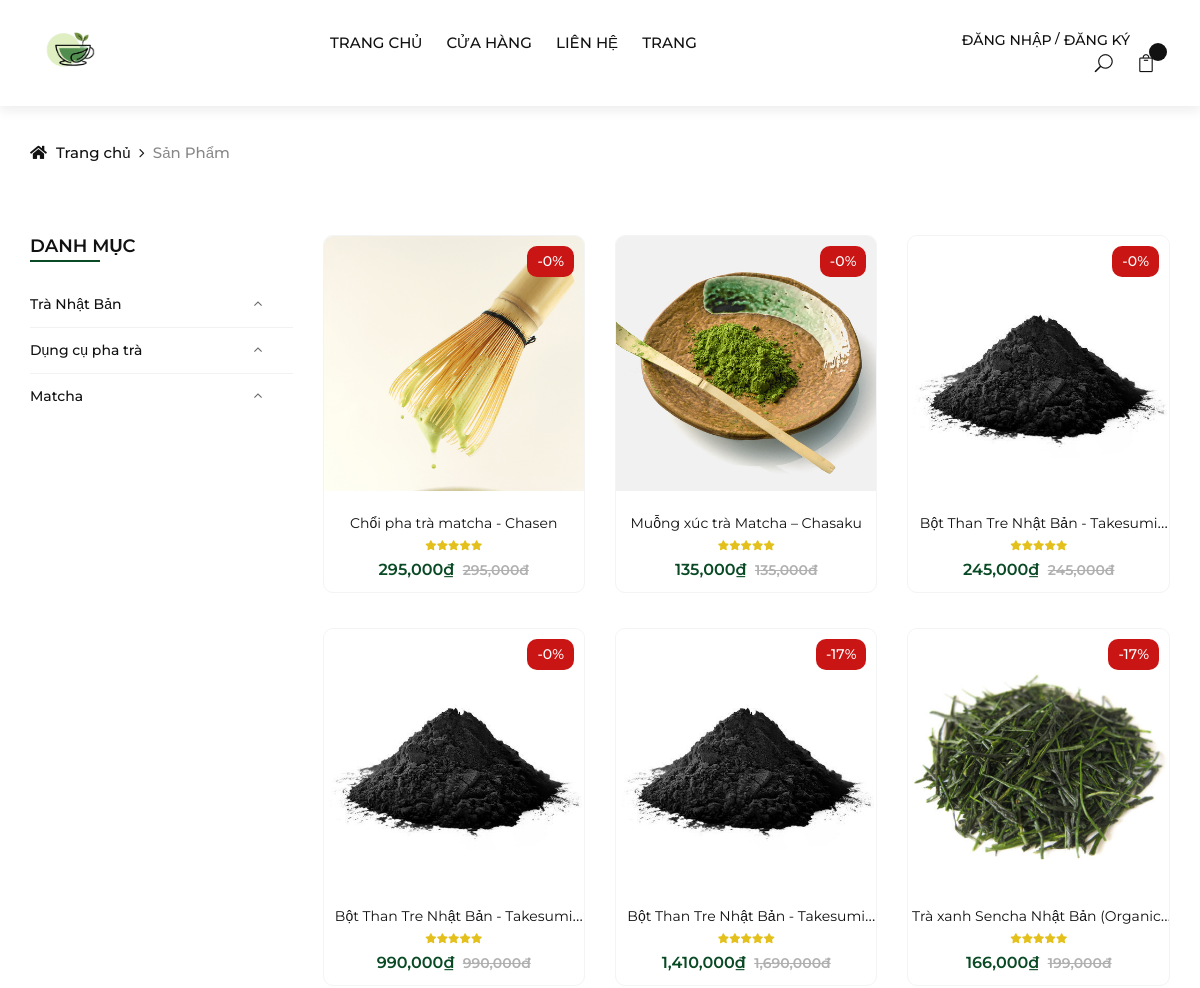
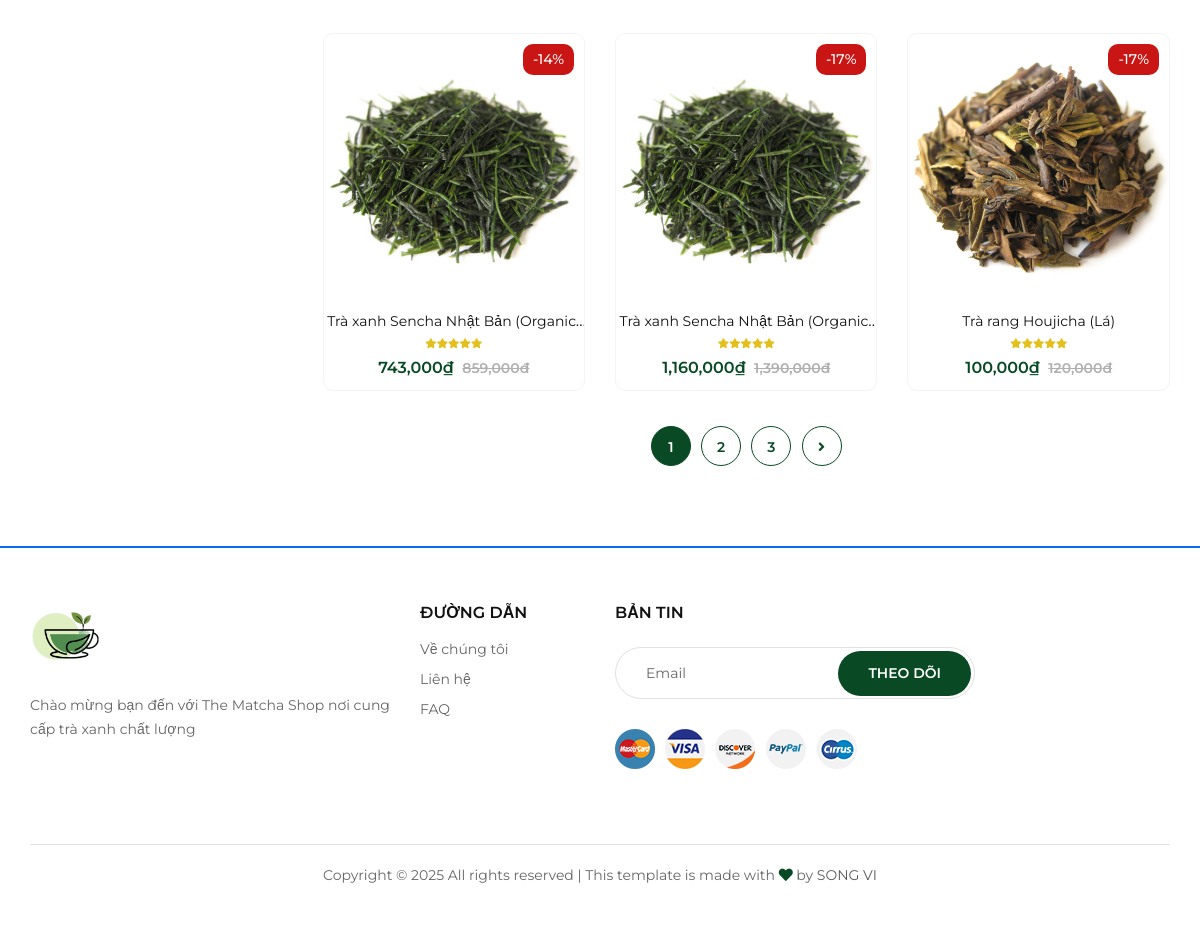
Page /index.php?url=cua-hang on the committed database (2 pictures, top to bottom).
### tables this page shows
CREATE TABLE `categories` (
  `category_id` int(11) NOT NULL,
  `name` varchar(255) NOT NULL,
  `image` varchar(255) NOT NULL,
  `status` tinyint(1) NOT NULL DEFAULT 1
);

CREATE TABLE `products` (
  `product_id` int(11) NOT NULL,
  `category_id` int(11) NOT NULL,
  `name` varchar(255) NOT NULL,
  `image` varchar(255) NOT NULL,
  `quantity` int(11) NOT NULL,
  `sell_quantity` int(11) NOT NULL DEFAULT 0,
  `price` int(11) NOT NULL,
  `sale_price` int(11) NOT NULL,
  `create_date` datetime NOT NULL DEFAULT current_timestamp(),
  `views` int(11) NOT NULL DEFAULT 0,
  `details` text NOT NULL,
  `short_description` text NOT NULL,
  `status` tinyint(1) NOT NULL DEFAULT 1
);

### models/pdo_library.php (called while the page is built, shortened)
<?php
function pdo_query($sql){
    $sql_args = array_slice(func_get_args(), 1);
    try{
        $conn = pdo_get_connection();
        $stmt = $conn->prepare($sql);
        $stmt->execute($sql_args);
        $rows = $stmt->fetchAll();
        return $rows;
    }
    catch(PDOException $e){
        throw $e;
    }
    finally{
        unset($conn);
    }
}
?>

### models/CategoryModel.php (called while the page is built, shortened)
<?php
    class CategoryModel {
        public function select_all_categories() {
            $sql = "SELECT * FROM categories ORDER BY category_id";
            return pdo_query($sql);
        }
    }
?>

### models/ProductModel.php (called while the page is built, shortened)
<?php
    class ProductModel {
        function select_list_products($page, $perPage) {
            $start = ($page - 1) * $perPage;
            $sql = "SELECT * FROM products WHERE 1";
            $sql .= " AND status = 1 ORDER BY product_id DESC";
            $sql .= " LIMIT " . $start . ", " . $perPage;
            return pdo_query($sql);
        }
        public function count_products() {
            $sql = "SELECT product_id FROM products";
            return pdo_query($sql);
        }
        public function discount_percentage($price, $sale_price) {
            $discount_percentage = ($price - $sale_price) / $price * 100;
            $round__percentage = round($discount_percentage, 0)."%";
            return $round__percentage;
        }
    }
    $ProductModel = new ProductModel();
?>

### views/shop.php (the view, shortened to what this page needs)
<?php
    if (isset($_GET['page'])) {
        $page = $_GET['page'];
    } else {
        $page = 1;
    }
    $list_products = $ProductModel->select_list_products($page, 9);
    $list_catgories = $CategoryModel->select_all_categories();
?>
<div class="breadcrumb-option">
        <div class="container">
            <div class="row">
                <div class="col-lg-12">
                    <div class="breadcrumb__links">
                        <a href="index.php"><i class="fa fa-home"></i> Trang chủ</a>
                        <span>Sản Phẩm</span>
                    </div>
                </div>
            </div>
        </div>
    </div>
    <section class="shop spad">
        <div class="container">
            <div class="row">
                <div class="col-lg-3 col-md-3">
                    <div class="shop__sidebar">
                        <div class="sidebar__categories">
                            <div class="section-title">
                                <h4>DANH MỤC</h4>
                            </div>
                            <div class="categories__accordion">
                                <div class="accordion" id="accordionExample">
                                    <?php foreach ($list_catgories as $value) {
                                        extract($value);
                                    ?>
                                    <div class="card">
                                        <div class="card-heading active">
                                            <a href="index.php?url=danh-muc-san-pham&id=<?=$category_id?>" ><?=$name?></a>
                                        </div>
                                    </div>
                                    <?php
                                    }
                                    ?>
                                </div>
                            </div>
                        </div>
                    </div>
                </div>
                <div class="col-lg-9 col-md-9">
                    <div class="row">
                        <?php foreach ($list_products as $value) {
                            extract($value);
                            $discount_percentage = $ProductModel->discount_percentage($price, $sale_price);
                        ?>
                        <div class="col-lg-4 col-md-6 col-6-rp-mobile">
                            <div class="product__item sale">
                                <div class="product__item__pic set-bg" data-setbg="upload/<?=$image?>">
                                    <div class="label_right sale">-<?=$discount_percentage?></div>
                                    <ul class="product__hover">
                                    </ul>
                                </div>
                                <div class="product__item__text">
                                    <h6 class="text-truncate-1"><a href="index.php?url=chitietsanpham&id_sp=<?= htmlspecialchars($product_id) ?>&id_dm=<?= htmlspecialchars($category_id) ?>"><?=$name?></a></h6>
                                    <div class="rating">
                                        <i class="fa fa-star"></i>
                                        <i class="fa fa-star"></i>
                                        <i class="fa fa-star"></i>
                                        <i class="fa fa-star"></i>
                                        <i class="fa fa-star"></i>
                                    </div>
                                    <div class="product__price"><?=number_format($sale_price)."₫"?> <span><?=number_format($price)."đ"?> </span></div>
                                </div>
                            </div>
                        </div>
                        <?php
                        }
                        ?>
                        <?php
                            $qty_product = $ProductModel->count_products();
                            $totalProducts = count($qty_product);
                            $productsPerPage = 9;
                            $totalProducts = intval($totalProducts);
                            $productsPerPage = intval($productsPerPage);
                            $numberOfPages = ceil($totalProducts / $productsPerPage);
                            $currentPage = isset($_GET['page']) ? intval($_GET['page']) : 1;
                            $html_pagination = '';
                            $pagination_next = '';
                            for ($i = 1; $i <= $numberOfPages; $i++) {
                                if ($i === $currentPage) {
                                    $active = 'active';
                                } else {
                                    $active = '';
                                }
                                $html_pagination .= '
                                    <a class="' . $active . '" href="index.php?url=cua-hang&page=' . $i . '">' . $i . '</a>
                                ';
                                if ($currentPage < $numberOfPages) {
                                    $pagination_next = '
                                        <a href="index.php?url=cua-hang&page=' . ($currentPage + 1) . '"><i class="fa fa-angle-right"></i></a>
                                    ';
                                }
                            }
                        ?>
                        <div class="col-lg-12 text-center">
                            <div class="pagination__option">
                                <?=$html_pagination?>
                                <?=$pagination_next?>
                            </div>
                        </div>
                    </div>
                </div>
            </div>
        </div>
    </section>

### views/shop.php (style rules this page uses)
.label_right.sale { border-radius: 10px; padding: 5px 10px; background-color: rgba(0, 0, 0, 0.5); color: white; font-size: 14px; }

### rows in the picture
categories: name "Trà Nhật Bản"
categories: name "Dụng cụ pha trà"
categories: name "Matcha"
products: shows a picture, discount_percentage "0%", name "Chổi pha trà matcha - Chasen", sale_price "295,000", price "295,000"
products: shows a picture, discount_percentage "0%", name "Muỗng xúc trà Matcha – Chasaku", sale_price "135,000", price "135,000"
products: discount_percentage "0%", name "Bột Than Tre Nhật Bản -…", sale_price "245,000", price "245,000"
products: discount_percentage "0%", name "Bột Than Tre Nhật Bản -…", sale_price "990,000", price "990,000"
products: discount_percentage "17%", name "Bột Than Tre Nhật Bản -…", sale_price "1,410,000", price "1,690,000"
products: discount_percentage "17%", name "Trà xanh Sencha Nhật Bản…", sale_price "166,000", price "199,000"
products: discount_percentage "14%", name "Trà xanh Sencha Nhật Bản…", sale_price "743,000", price "859,000"
products: discount_percentage "17%", name "Trà xanh Sencha Nhật Bản…", sale_price "1,160,000", price "1,390,000"
products: shows a picture, discount_percentage "17%", name "Trà rang Houjicha (Lá)", sale_price "100,000", price "120,000"
